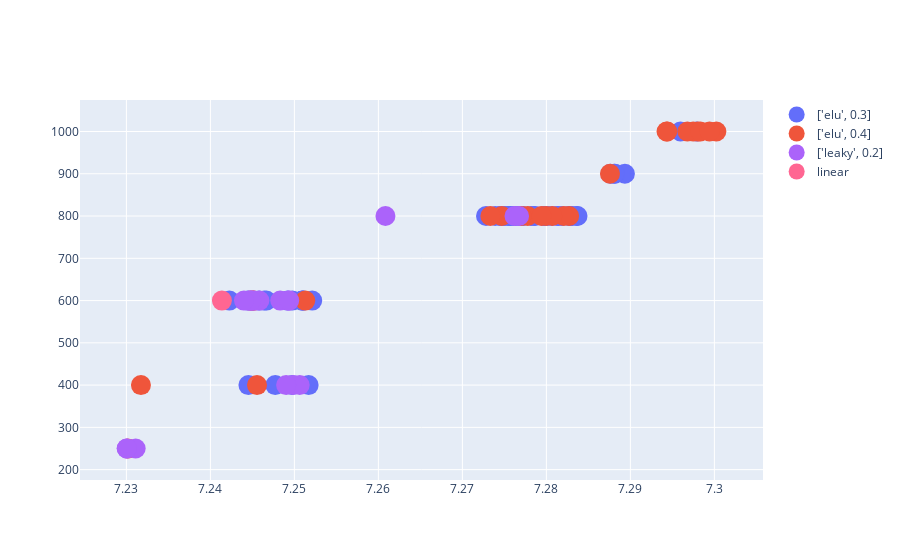

Source (notebook cell):
### Code cell
results.results_dataframe_graph(facet='activation',att=['filters','strides','kernel_size','drop','full','fulldrop', 'activation_full', 'depth_multiplier','lag'], count=True, threshold=7.23)
